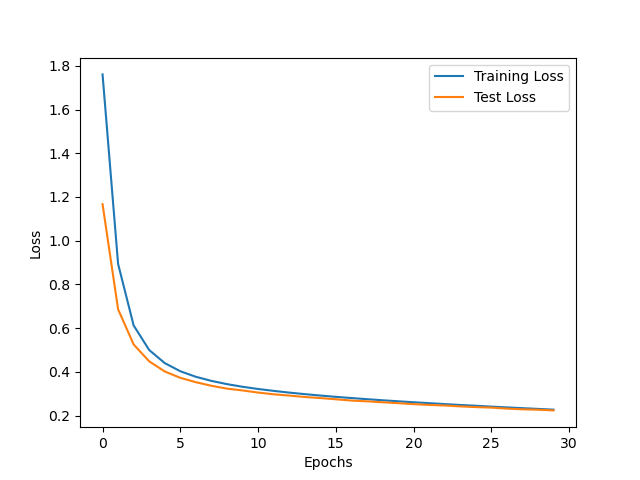

Reproduce this figure in Python.
import torch
import torch.nn as nn
import torch.optim as optim
from torchvision import datasets, transforms
import matplotlib.pyplot as plt

# Hyperparameters
input_size = 784
hidden_size = 128
output_size = 10
lr = 0.01
epochs = 30
batch_size = 64

# Neural Network definition
class SimpleNN(nn.Module):
    def __init__(self,input_size,hidden_size,output_size,init_method):
        super(SimpleNN, self).__init__()
        self.input_size=input_size
        self.fc1 = nn.Linear(input_size, hidden_size)
        self.fc2 = nn.Linear(hidden_size, output_size)
        self.sigmoid = nn.Sigmoid()
        
        # Weight Initialization
        if init_method == "zeros":
            nn.init.zeros_(self.fc1.weight)
            nn.init.zeros_(self.fc2.weight)
        elif init_method == "random":
            nn.init.uniform_(self.fc1.weight, -1, 1)
            nn.init.uniform_(self.fc2.weight, -1, 1)

    def forward(self, x):
        x = x.view(-1, self.input_size)
        x = self.sigmoid(self.fc1(x))
        x = self.fc2(x)
        return x

# Training function
def train(model, train_loader, optimizer, criterion):
    model.train()
    total_loss = 0
    for data, target in train_loader:
        optimizer.zero_grad()
        output = model(data)
        loss = criterion(output, target)
        loss.backward()
        optimizer.step()
        total_loss += loss.item()
    avg_loss = total_loss / len(train_loader)
    return avg_loss

# Testing function
def test(model, test_loader, criterion):
    model.eval()
    test_loss = 0
    correct = 0
    with torch.no_grad():
        for data, target in test_loader:
            output = model(data)
            test_loss += criterion(output, target).item()
            pred = output.argmax(dim=1, keepdim=True)
            correct += pred.eq(target.view_as(pred)).sum().item()
    avg_loss = test_loss / len(test_loader)
    accuracy = correct / len(test_loader.dataset)
    return avg_loss, accuracy

# Data loading
transform = transforms.Compose([transforms.ToTensor(), transforms.Normalize((0.5,), (0.5,))])
train_dataset = datasets.MNIST('./data', train=True, download=True, transform=transform)
test_dataset = datasets.MNIST('./data', train=False, transform=transform)

train_loader = torch.utils.data.DataLoader(train_dataset, batch_size=batch_size, shuffle=True)
test_loader = torch.utils.data.DataLoader(test_dataset, batch_size=1000)

# Initialize model, optimizer, and criterion
model = SimpleNN(input_size,hidden_size,output_size,init_method="any")
model = SimpleNN(input_size, hidden_size, output_size, init_method="zeros")
model = SimpleNN(input_size, hidden_size, output_size, init_method="random")

optimizer = optim.SGD(model.parameters(), lr=lr)
criterion = nn.CrossEntropyLoss()

# Training loop
train_losses = []
test_losses = []
test_accuracies = []

for epoch in range(1, epochs + 1):
    train_loss = train(model, train_loader, optimizer, criterion)
    test_loss, test_accuracy = test(model, test_loader, criterion)
    train_losses.append(train_loss)
    test_losses.append(test_loss)
    test_accuracies.append(test_accuracy)
    print(f"Epoch {epoch}/{epochs} - Train Loss: {train_loss:.4f} - Test Loss: {test_loss:.4f} - Test Accuracy: {test_accuracy:.4f}")

# Plotting learning curve
plt.plot(train_losses, label='Training Loss')
plt.plot(test_losses, label='Test Loss')
plt.xlabel('Epochs')
plt.ylabel('Loss')
plt.legend()
plt.show()
